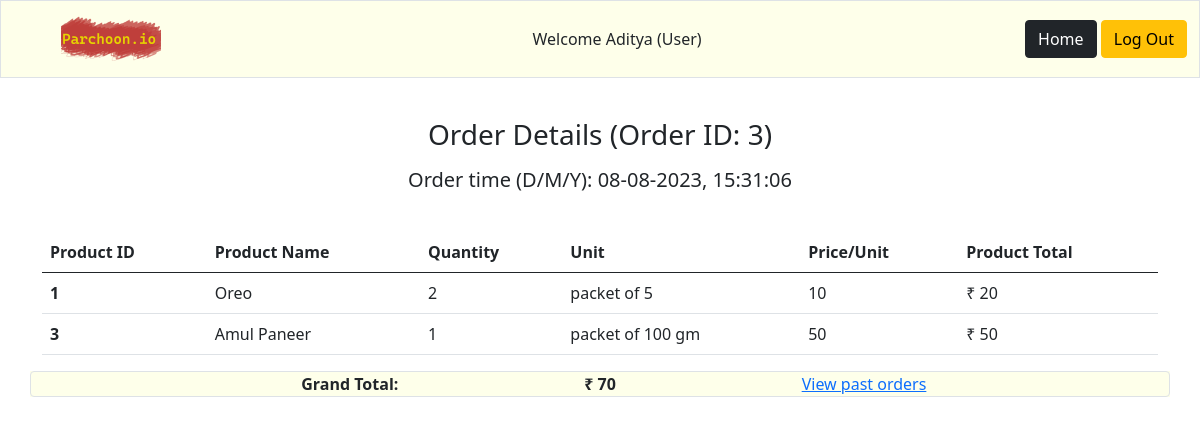
Page /order_summary/1/3/ on the committed database.
### model.py (models this page shows, shortened)
class Users(db.Model):
    __tablename__ = 'users'
    user_id= db.Column(db.Integer, autoincrement=True, primary_key=True, nullable=False, unique=True)
    user_email= db.Column(db.String, nullable=False, unique=True)
    user_password= db.Column(db.String, nullable=False)
    user_username= db.Column(db.String, nullable=False, unique=True)
    user_firstname= db.Column(db.String, nullable=True)
    user_midname= db.Column(db.String)
    user_lastname= db.Column(db.String)
    user_city= db.Column(db.String, nullable=False)
    user_pincode= db.Column(db.Integer, nullable=False)
    user_address= db.Column(db.String)

class Orders(db.Model):
    __tablename__ = 'orders'
    order_rowID = db.Column(db.Integer, primary_key=True, nullable=False, autoincrement=True)
    order_id = db.Column(db.Integer, nullable=False)
    order_userID = db.Column(db.Integer, db.ForeignKey('users.user_id'), nullable=False)
    order_itemID = db.Column(db.Integer, db.ForeignKey('items.item_id'), nullable=False)
    order_qty = db.Column(db.Integer, nullable=False)
    order_price = db.Column(db.Integer, nullable=False)
    order_unit = db.Column(db.String, nullable=False)
    order_time = db.Column(db.Float())
    order_total = db.Column(db.Integer)
    order_itemName = db.Column(db.String)

class Unique_orders(db.Model):
    __tablename__ = 'unique_orders'
    order_id = db.Column(db.Integer, primary_key=True, nullable=False)
    user_id = db.Column(db.Integer, nullable=False)
    order_total = db.Column(db.Integer)
    order_time = db.Column(db.Float())

### routes.py (the view)
@app.route('/order_summary/<int:userID>/<int:orderID>/')
def order_summary(userID, orderID):
    user = Users.query.get(userID) # Current user
    uniqueOrder = Unique_orders.query.get(orderID)
    order = Orders.query.filter_by(order_id=orderID).all()
    orderTime = dt.datetime.fromtimestamp(uniqueOrder.order_time)
    orderTime = orderTime.strftime("%d-%m-%Y, %H:%M:%S")
    return rt('order_summary.html', userID=userID, orderID=orderID, uniqueOrder=uniqueOrder, order=order, user=user, Items=Items, orderTime=orderTime)

### templates/order_summary.html
{% extends 'base.html' %}
{%block buttons%}
    <a href="{{url_for('user_home',userID=userID)}}" type="button" class="btn btn-dark">Home</a>
    <a href="{{url_for('index')}}" type="button" class="btn btn-warning">Log Out</a>
{%endblock%}
{% block welcome%} {{user.user_firstname}} {% endblock %}
{% block content %}
<br>
<h3 class="mx-1 my-3 text-center"> Order Details (Order ID: {{orderID}}) </h3>
<h5 class="mx-1 my-3 text-center"> Order time (D/M/Y): {{orderTime}}</h5>
<br>
<div class="container">
  <table class="table">
    <thead>
        <tr>
          <th scope="col-1"> Product ID </th>
          <th scope="col-4"> Product Name </th>
          <th scope="col-1"> Quantity </th>
          <th scope="col-3"> Unit </th>
          <th scope="col-1"> Price/Unit </th>
          <th scope="col-2"> Product Total </th>
        </tr>
      </thead>
      <tbody>
        {% for row in order %}
        <tr>
            <td> <b> {{row.order_itemID}} </b> </td>
            <td> {{row.order_itemName}} </td>
            <td> {{row.order_qty}} </td>
            <td> {{row.order_unit}} </td>
            <td> {{row.order_price}} </td>
            <td> ₹ {{row.order_total}} </td>
        </tr>
        {% endfor %}
    </tbody>
  </table>
</div>
<div class="container" style="background-color:#feffea;">
<div class="row border rounded-start rounded-end">
    <div class="col-4 text-end"> <b>Grand Total: </b></div>
    <div class="col-4 text-center"><b> ₹ {{uniqueOrder.order_total}}</b></div>
    <div class="col-4">
        <div class="row">
        <a href="{{url_for('user_orders', userID=userID)}}">  View past orders </a>
        </div>
    </div>
</div>
</div>
{% endblock %}

### rows in the picture
Users: user_firstname "Aditya"
Orders: order_itemID "1", order_itemName "Oreo", order_qty "2", order_unit "packet of 5", order_price "10", order_total "20"
Orders: order_itemID "3", order_itemName "Amul Paneer", order_qty "1", order_unit "packet of 100 gm", order_price "50", order_total "50"
Unique_orders: order_total "70"

### other values in the picture
{{ orderID }} "3"
{{ orderTime }} "08-08-2023, 15:31:06"
